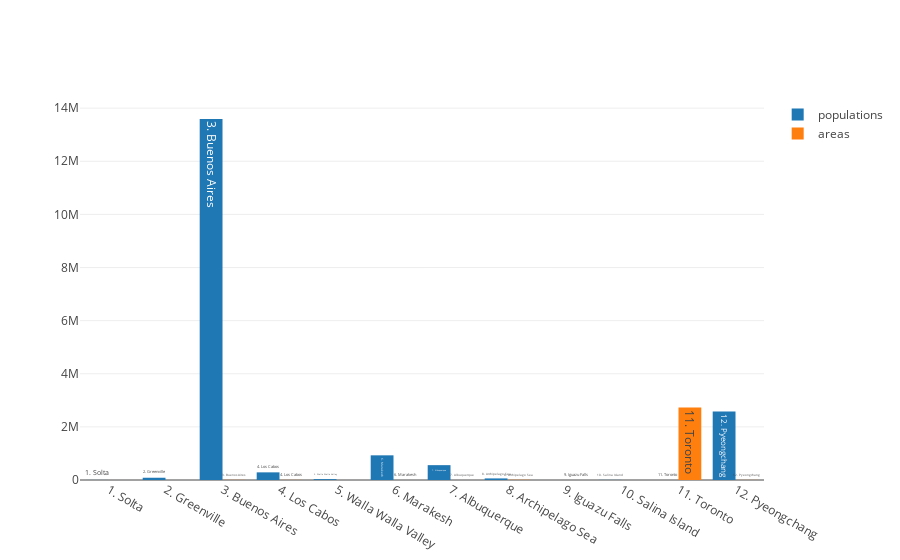

Source (notebook cell):
### Code cell
plotly.offline.iplot([trace_populations, trace_areas])

### Figure 1 — Plotly figure (JSON) as saved in the notebook; plotly's stock layout.template omitted (floating-point values rounded to 4 significant figures)
{"data": [{"name": "populations", "text": ["1. Solta", "2. Greenville", "3. Buenos Aires", "4. Los Cabos", "5. Walla Walla Valley", "6. Marakesh", "7. Albuquerque", "8. Archipelago Sea", "9. Iguazu Falls", "10. Salina Island", "11. Toronto", "12. Pyeongchang"], "type": "bar", "uid": "4d707ce4-701c-11e9-9333-186590dfe88f", "x": ["1. Solta", "2. Greenville", "3. Buenos Aires", "4. Los Cabos", "5. Walla Walla Valley", "6. Marakesh", "7. Albuquerque", "8. Archipelago Sea", "9. Iguazu Falls", "10. Salina Island", "11. Toronto", "12. Pyeongchang"], "y": [1700, 84554, 13591863, 287651, 32237, 928850, 559277, 60000, 0, 4000, 630, 2581000]}, {"name": "areas", "text": ["1. Solta", "2. Greenville", "3. Buenos Aires", "4. Los Cabos", "5. Walla Walla Valley", "6. Marakesh", "7. Albuquerque", "8. Archipelago Sea", "9. Iguazu Falls", "10. Salina Island", "11. Toronto", "12. Pyeongchang"], "type": "bar", "uid": "4d707f1e-701c-11e9-b7d0-186590dfe88f", "x": ["1. Solta", "2. Greenville", "3. Buenos Aires", "4. Los Cabos", "5. Walla Walla Valley", "6. Marakesh", "7. Albuquerque", "8. Archipelago Sea", "9. Iguazu Falls", "10. Salina Island", "11. Toronto", "12. Pyeongchang"], "y": [59, 68, 4758, 3750, 33, 200, 491, 8300, 672, 27, 2731571, 3194]}], "layout": {}}
